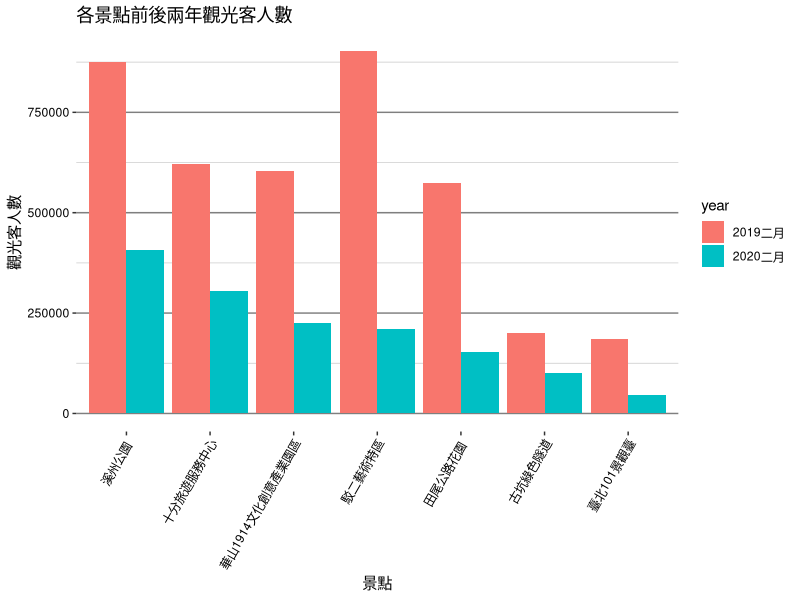
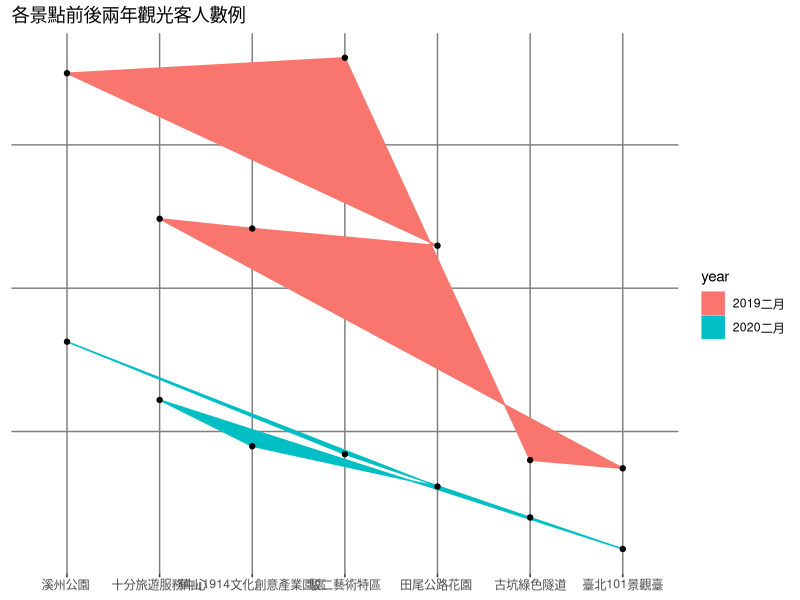

Source code (R) for these figures, in order: (Note: this script raises an error after producing the figures.)
#############################################
# 本次課程繪製雷達圖
# 雷達圖可以視為是長條圖的一種變形，檢視個體在各種類別上對應數值屬性的大小。
# 將色彩對應到另一個類別屬性，可以比較不同類別的個體。
# 
# 由於ggplot2並沒有提供雷達圖，因此利用ggplot提供的原型工具ggproto ，
# 修改極座標(polar coordinate)，使其連接的線為直線，建立雷達圖座標系統。
# 在此雷達圖座標上，再以多邊形的方式畫出每個個體。
# x軸：類別屬性
# y軸：數值屬性
# 色彩：類別屬性
#
# 特別注意事項：分群的種類不可過多
#############################################
library(tidyverse)
library(readxl)
library(ggplot2)

# 資料輸入
sightseeing <- read_excel("sightseeing.xlsx")

########################################################################
# 示範案例
# 比較各景點前後兩年觀光客人數
# 個體：所有景點觀光客
# 類別屬性一：各景點
# 類別屬性二：前後兩年
# 數值屬性：觀光客人數

sightseeing <- sightseeing %>%
  mutate(fchi=regexpr("\r\n", 地點)) %>%
  mutate(loc=substr(地點, 1, fchi-1)) %>%
  select(2, 3, 5) %>%
  gather(key="year", value="visitorCount", -loc)

loc_rank <- sightseeing %>%
  filter(year=="2020二月") %>%
  arrange(desc(visitorCount)) %>%
  pull(loc)

sightseeing <- sightseeing %>%
  mutate(loc=factor(loc, levels=loc_rank, ordered = TRUE))

# 群組長條圖
ggplot(sightseeing, aes(x=loc, y=visitorCount)) +
  geom_col(aes(fill=year), position="dodge") +
  labs(title="各景點前後兩年觀光客人數", x="景點", y="觀光客人數") +
  theme(axis.text.x = element_text(color="black", angle=60, hjust=1),
        axis.text.y = element_text(color="black"),
        panel.background = element_blank(),
        panel.grid.major.x = element_blank(),
        panel.grid.major.y = element_line(color="grey50"),
        panel.grid.minor.y = element_line(color="grey80"))

# 雷達圖
# Define a new coordinate system 
coord_radar <- function () 
{
  ggproto("CoordRadar", CoordPolar, theta = "x", r = "y", start = 0, 
          direction = 1,
          is_linear = function(coord) TRUE)
}

# 畫出雷達圖
ggplot(sightseeing, aes(x=loc, y=visitorCount, group=year)) + 
  geom_polygon(aes(color=year, fill=year)) +
  geom_point(aes(x=loc, y=visitorCount)) +
#  coord_radar() +
  labs(title="各景點前後兩年觀光客人數例") +
  theme(axis.text.y = element_blank(),
        axis.ticks.y = element_blank(),
        panel.background = element_blank(),
        panel.grid.major.x = element_line(color="grey50"),
        panel.grid.major.y = element_line(color="grey50"),
        axis.title=element_blank())

########################################################################
# 示範案例
# 比較106學年各體系不同性別碩士各年級人數比例
# 個體：各體系碩士學生
# 類別屬性一：各體系
# 類別屬性二：年級
# 類別屬性二：性別
# 數值屬性：人數比例
std <- tdf %>%
  filter(year==106) %>%             # 取出106學年資料
  filter(grepl("M", 等級別)) %>%    # 取出碩士班資料
  mutate(sex=substr(key, 4, 5)) %>% # 產生性別屬性
  mutate(grade=substr(key, 1, 3)) %>% # 產生年級屬性
  mutate(grade=ifelse(grepl("[五六七延]", grade), "五年級(以上)", grade)) %>%
  mutate(grade=factor(grade, levels=grade_lvl, ordered=TRUE)) %>%
  group_by(sex, 體系別, grade) %>%    # 統計各體系不同性別的各年級人數
  summarise(value.sum=sum(value)) %>%
  ungroup() %>%
  group_by(sex, 體系別) %>%           # 計算各體系不同性別下各年級人數比例
  mutate(rate=value.sum/sum(value.sum)) %>%
  ungroup()

# 畫出雷達圖
ggplot(std, aes(x=grade, y=rate, group=體系別)) + 
  geom_polygon(aes(color=體系別), fill=NA) +
  coord_radar() +
  facet_wrap(~sex) +
  labs(title="106學年各體系碩士各年級比例") +
  theme(axis.text.y = element_blank(),
        axis.ticks.y = element_blank(),
        panel.background = element_blank(),
        panel.grid.major.x = element_line(color="grey50"),
        panel.grid.major.y = element_line(color="grey50"),
        axis.title=element_blank())

########################################################################
# 示範案例
# 比較106學年各體系不同性別碩士各年級人數比例
# 個體：各體系碩士學生
# 類別屬性一：各體系
# 類別屬性二：年級
# 類別屬性二：性別
# 數值屬性：人數比例
std <- tdf %>%
  filter(year==106) %>%             # 取出106學年資料
  filter(grepl("M", 等級別)) %>%      # 取出碩士班資料
  mutate(sex=substr(key, 4, 5)) %>%   # 產生性別屬性
  mutate(grade=substr(key, 1, 3)) %>% # 產生年級屬性
  mutate(grade=ifelse(grepl("[五六七延]", grade), "五年級(以上)", grade)) %>%
  mutate(grade=factor(grade, levels=grade_lvl, ordered=TRUE)) %>%
  group_by(dn, sex, 體系別, grade) %>%   # 統計各體系不同性別、不同學制的各年級人數
  summarise(value.sum=sum(value)) %>%
  ungroup() %>%
  group_by(dn, sex, 體系別) %>%    # 計算各體系不同性別、不同學制下各年級人數比例
  mutate(rate=value.sum/sum(value.sum)) %>%
  ungroup()

# 畫出雷達圖
ggplot(std, aes(x=grade, y=rate, group=體系別)) + 
  geom_polygon(aes(color=體系別), fill=NA) +
  coord_radar() +
  facet_grid(rows=vars(dn), cols=vars(sex)) +
  labs(title="106學年各體系碩士各年級比例") +
  theme(axis.text.y = element_blank(),
        axis.ticks.y = element_blank(),
        panel.background = element_blank(),
        panel.grid.major.x = element_line(color="grey50"),
        panel.grid.major.y = element_line(color="grey50"),
        axis.title=element_blank())
